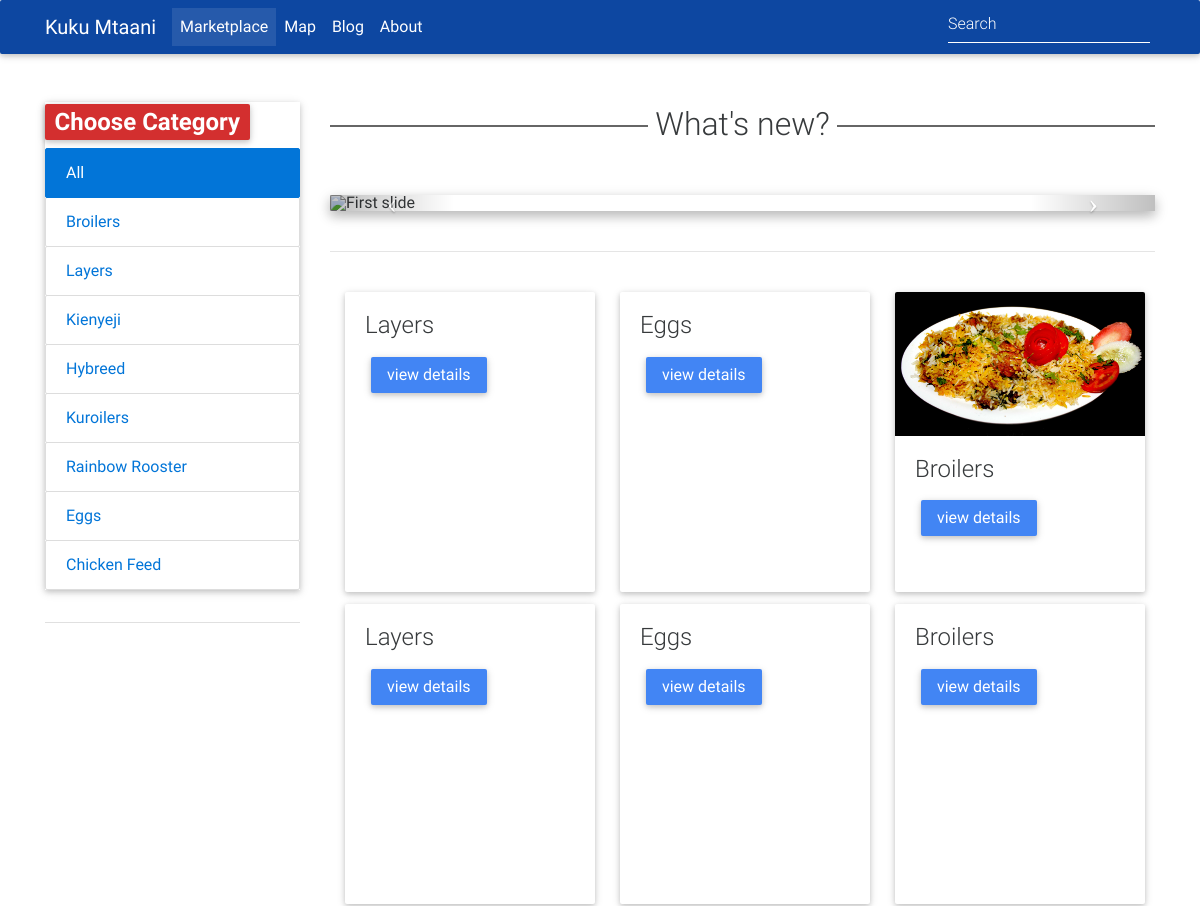
Before: / (upper part) with the older database file.
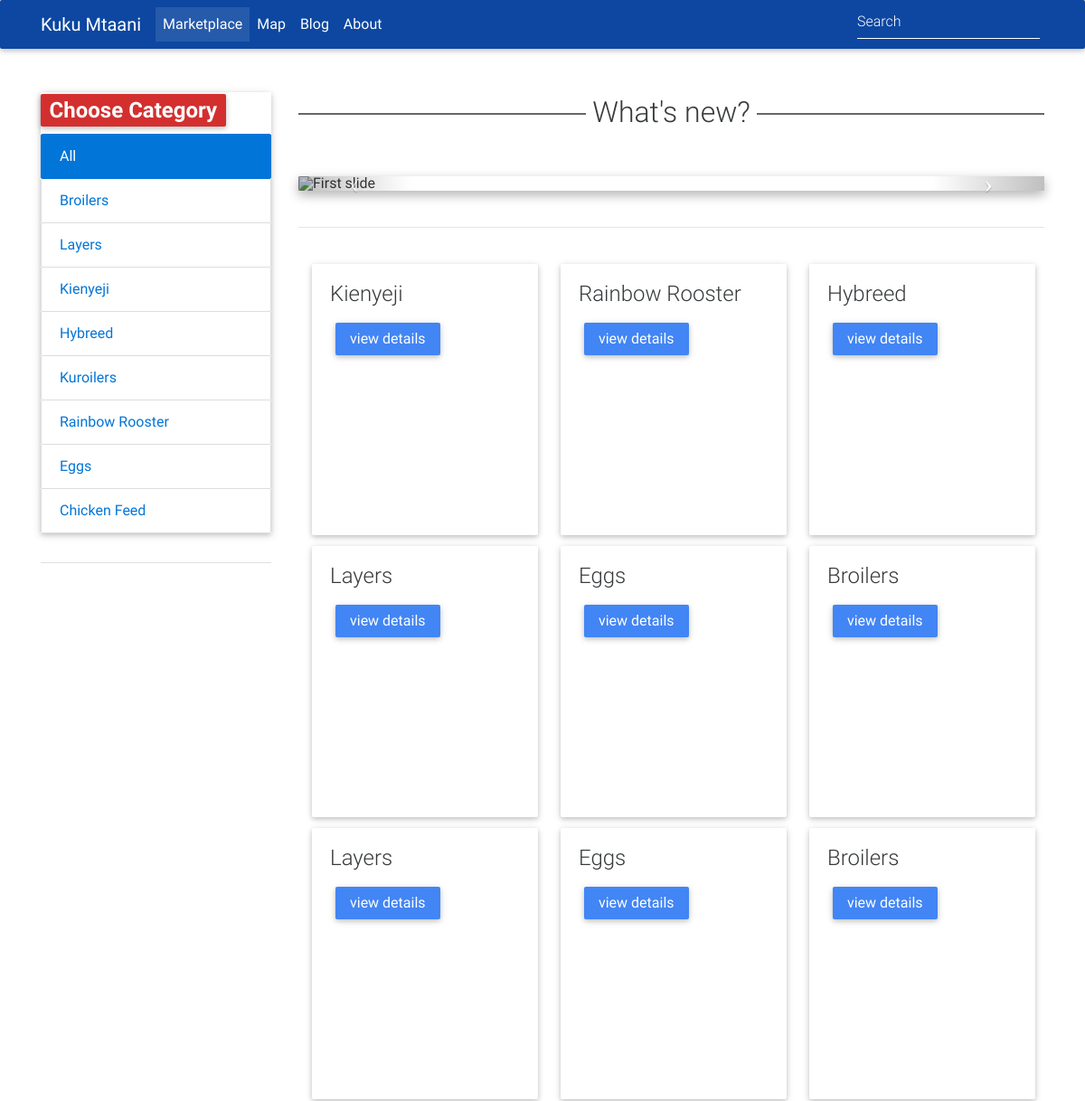
After: the same page with the newer database file.
### Adds/models.py (models this page shows, shortened)
class Adds(models.Model):
	title=models.CharField(max_length=70, null=True)
	choose_category = models.CharField(max_length=50, choices= (
		(u'Broilers', u'Broilers',),
		(u'Layers', u'Layers'),
		(u'Kenbro', u'Kenbro'),
		(u'Kienyeji', u'Kienyeji'),
		(u'Hybreed', u'Hybreed'),
		(u'Kuroiler', u'Kuroiler'),
		(u'Rainbow Rooster', u'Rainbow Rooster'),
		(u'Chicken Feed', u'Chicken Feed'),
		(u'Eggs', u'Eggs')),
		 null=True)
	price = models.DecimalField(decimal_places=2, max_digits=20)
	quantity=models.CharField(max_length=4)
	description=models.TextField(max_length=1000)
	image= models.ImageField(upload_to = 'images/')
	address=models.CharField(max_length=50, choices=(
		(u'Ghana Hola', u'Mikindani-Gahana Hola'),
		(u'Kwashee', u'Mikindani- Kwashee'),
		(u'Kwa Mwanzia', u'Mikindani- Kwa Mwanzia'),
		(u'Staff', u'Mikindani- Staff'),
		(u'Alidina', u'Mikindani- Alidina'), ))
	user = models.ForeignKey(settings.AUTH_USER_MODEL, default=1)
	date=models.DateTimeField()

### Adds/templates/Adds/index.html (shortened to what the changed rows need)
<!DOCTYPE html>
<html lang="en">
<head>
    <link rel="stylesheet" href="https://maxcdn.bootstrapcdn.com/font-awesome/4.6.0/css/font-awesome.min.css">
    <link href="static/css/bootstrap.min.css" rel="stylesheet">
    <link href="static/css/mdb.min.css" rel="stylesheet">
</head>
<body>
    <main>
        <div class="container">
            <div class="row">
                <div class="col-md-3">
                    <div class="widget-wrapper">
                        <div class="list-group">
                            <h2 class="price"><span class="tag red darken-2">Choose Category</span></h2>
                        </div>
                    </div>
                </div>
                <div class="col-md-9">
                    <div class="row">
                        <div class="col-md-12">
                            <div class="divider-new">
                                <h2 class="h2-responsive">What's new?</h2>
                            </div>
                        </div>
                    </div>
                    <br>
                    <div class="container">
                        <div class="row">
                        {% block adds %}
                            {% for add in object_list %}
                        <div class="col-sm-4">
                            <div class="card ziri-card">
                                <div class="view overlay hm-white-slight">
                                    <img src="{{add.image.url}}" class="img-fluid" alt="">
                                </div>
                                <div class="card-block">
                                    <h4 class="card-title">{{add.choose_category}}</h4>
                                    <a href="detail.html" class="btn btn-primary">view details</a>
                                </div>
                            </div>
                        </div>
                        {% endfor %}
                            {% endblock %}
                      </div>
                    </div>
                </div>
            </div>
        </div>
    </main>
</body>
</html>

Changed rows visible on the page:
added Adds: choose_category "Kienyeji"
added Adds: choose_category "Rainbow Rooster"
added Adds: choose_category "Hybreed"
changed Adds (number 6 of 9 on the later page): image: picture removed
